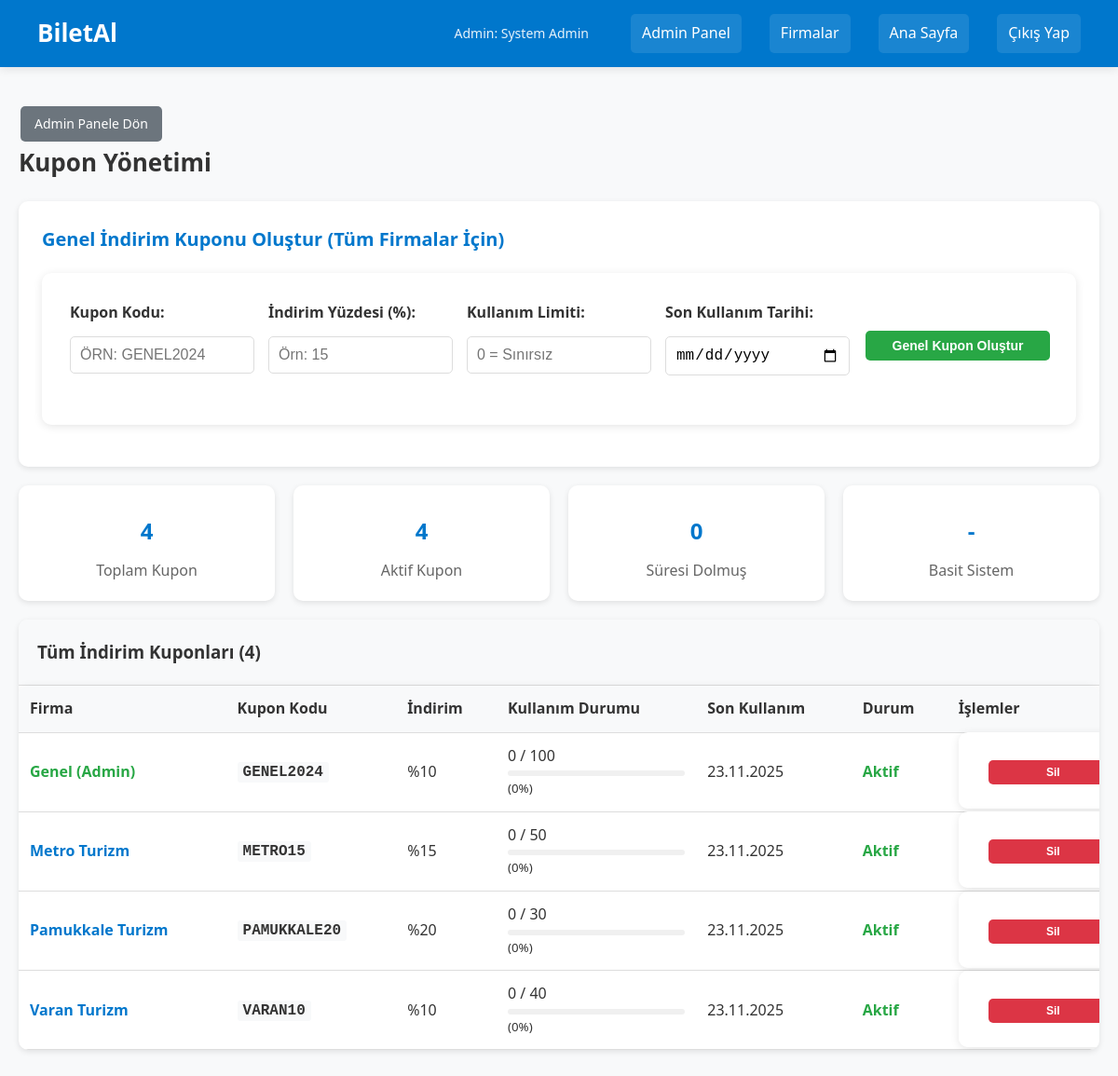
/admin/manage_coupons.php (signed in), run on the app's committed database.
### tables this page shows
CREATE TABLE coupons (
    id INTEGER PRIMARY KEY AUTOINCREMENT,
    code TEXT UNIQUE NOT NULL,
    discount_percent INTEGER NOT NULL,
    expiry_date DATE,
    created_at TIMESTAMP DEFAULT CURRENT_TIMESTAMP
, company_id INTEGER, max_uses INTEGER DEFAULT 0, used_count INTEGER DEFAULT 0);

CREATE TABLE companies (
    id INTEGER PRIMARY KEY AUTOINCREMENT,
    name TEXT NOT NULL,
    address TEXT,
    phone TEXT,
    created_at TIMESTAMP DEFAULT CURRENT_TIMESTAMP
);

### admin/manage_coupons.php (the view, shortened to what this page needs)
<?php
require '../config.php';
$stmt = $db->prepare("
    SELECT c.*, comp.name as company_name,
           COALESCE(c.max_uses, 0) as max_uses,
           COALESCE(c.used_count, 0) as used_count
    FROM coupons c
    LEFT JOIN companies comp ON c.company_id = comp.id
    ORDER BY c.created_at DESC
");
$stmt->execute();
$coupons = $stmt->fetchAll(PDO::FETCH_ASSOC);
?>
<!DOCTYPE html>
<html lang="tr">
<head>
    <link rel="stylesheet" href="../style.css">
</head>
<body>
<header>
    <h1><a href="../index.php">BiletAl</a></h1>
    <div class="nav-buttons">
        <span class="user-welcome">Admin: <?= htmlspecialchars($_SESSION['full_name'] ?? $_SESSION['email']) ?></span>
        <a href="admin_panel.php">Admin Panel</a>
        <a href="manage_companies.php">Firmalar</a>
        <a href="../index.php">Ana Sayfa</a>
        <a href="../logout.php">Çıkış Yap</a>
    </div>
</header>
<div class="admin-container">
    <a href="admin_panel.php" class="btn btn-secondary">Admin Panele Dön</a>
    <h1>Kupon Yönetimi</h1>
    <div class="form-container" style="background: #fff; border-radius: 10px; padding: 25px; box-shadow: 0 2px 6px rgba(0,0,0,0.1); margin: 20px 0;">
        <h3>Genel İndirim Kuponu Oluştur (Tüm Firmalar İçin)</h3>
        <form method="POST">
            <div style="display: flex; gap: 15px; margin-bottom: 15px;">
                <div style="flex: 1;">
                    <label style="display: block; margin-bottom: 5px; font-weight: bold; color: #333;">Kupon Kodu:</label>
                    <input type="text" name="code" placeholder="Örn: GENEL2024" required
                           value="<?= htmlspecialchars($_POST['code'] ?? '') ?>"
                           style="width: 100%; padding: 10px; border: 1px solid #ddd; border-radius: 5px; text-transform: uppercase;">
                </div>
                <div style="flex: 1;">
                    <label style="display: block; margin-bottom: 5px; font-weight: bold; color: #333;">İndirim Yüzdesi (%):</label>
                    <input type="number" name="discount_percent" min="1" max="100" required
                           value="<?= htmlspecialchars($_POST['discount_percent'] ?? '') ?>" placeholder="Örn: 15"
                           style="width: 100%; padding: 10px; border: 1px solid #ddd; border-radius: 5px;">
                </div>
                <div style="flex: 1;">
                    <label style="display: block; margin-bottom: 5px; font-weight: bold; color: #333;">Kullanım Limiti:</label>
                    <input type="number" name="max_uses" min="0" placeholder="0 = Sınırsız"
                           value="<?= htmlspecialchars($_POST['max_uses'] ?? '') ?>"
                           style="width: 100%; padding: 10px; border: 1px solid #ddd; border-radius: 5px;">
                </div>
                <div style="flex: 1;">
                    <label style="display: block; margin-bottom: 5px; font-weight: bold; color: #333;">Son Kullanım Tarihi:</label>
                    <input type="date" name="expiry_date" required
                           value="<?= htmlspecialchars($_POST['expiry_date'] ?? '') ?>"
                           style="width: 100%; padding: 10px; border: 1px solid #ddd; border-radius: 5px;">
                </div>
                <div style="flex: 1;">
                    <label style="display: block; margin-bottom: 5px; color: transparent;">.</label>
                    <button type="submit" name="add_general_coupon" class="btn btn-success" style="width: 100%; background: #28a745;">
                        Genel Kupon Oluştur
                    </button>
                </div>
            </div>
        </form>
    </div>
    <div class="stats-row">
        <?php
        $total_coupons = count($coupons);
        $expired_coupons = count(array_filter($coupons, fn($c) => strtotime($c['expiry_date']) <= time()));
        $active_coupons = $total_coupons - $expired_coupons;
        ?>
        <div class="stat-card">
            <div class="stat-number"><?= $total_coupons ?></div>
            <div class="stat-label">Toplam Kupon</div>
        </div>
        <div class="stat-card">
            <div class="stat-number"><?= $active_coupons ?></div>
            <div class="stat-label">Aktif Kupon</div>
        </div>
        <div class="stat-card">
            <div class="stat-number"><?= $expired_coupons ?></div>
            <div class="stat-label">Süresi Dolmuş</div>
        </div>
        <div class="stat-card">
            <div class="stat-number">-</div>
            <div class="stat-label">Basit Sistem</div>
        </div>
    </div>
    <div class="coupons-table">
        <h3 style="padding: 20px; margin: 0; background: #f8f9fa; border-bottom: 1px solid #ddd;">
            Tüm İndirim Kuponları (<?= count($coupons) ?>)
        </h3>
        <?php if (empty($coupons)): ?>
            <div style="padding: 40px; text-align: center; color: #666;">
                Henüz kupon oluşturulmamış.
            </div>
        <?php else: ?>
            <table class="table">
                <thead>
                    <tr>
                        <th>Firma</th>
                        <th>Kupon Kodu</th>
                        <th>İndirim</th>
                        <th>Kullanım Durumu</th>
                        <th>Son Kullanım</th>
                        <th>Durum</th>
                        <th>İşlemler</th>
                    </tr>
                </thead>
                <tbody>
                    <?php foreach ($coupons as $coupon):
                        $is_expired = strtotime($coupon['expiry_date']) < time();
                        $max_uses = $coupon['max_uses'] ?? 0;
                        $used_count = $coupon['used_count'] ?? 0;
                        $is_limit_reached = ($max_uses > 0 && $used_count >= $max_uses);
                        $usage_percent = $max_uses > 0 ? round(($used_count / $max_uses) * 100) : 0;
                    ?>
                        <tr style="<?= ($is_expired || $is_limit_reached) ? 'opacity: 0.6;' : '' ?>">
                            <td>
                                <?php if ($coupon['company_name']): ?>
                                    <span class="company-name"><?= htmlspecialchars($coupon['company_name']) ?></span>
                                <?php else: ?>
                                    <span style="color: #28a745; font-weight: bold;">Genel (Admin)</span>
                                <?php endif; ?>
                            </td>
                            <td>
                                <span class="coupon-code"><?= htmlspecialchars($coupon['code']) ?></span>
                            </td>
                            <td>%<?= $coupon['discount_percent'] ?></td>
                            <td>
                                <?= $used_count ?> / <?= $max_uses > 0 ? $max_uses : '∞' ?>
                                <?php if ($max_uses > 0): ?>
                                    <br><div style="background: #f0f0f0; border-radius: 10px; height: 6px; margin-top: 3px;">
                                    </div>
                                    <small>(<?= $usage_percent ?>%)</small>
                                <?php endif; ?>
                            </td>
                            <td><?= date('d.m.Y', strtotime($coupon['expiry_date'])) ?></td>
                            <td>
                                <?php if (!$is_expired && !$is_limit_reached): ?>
                                    <span class="status-active">Aktif</span>
                                <?php else: ?>
                                    <span class="status-inactive">
                                        <?= $is_expired ? 'Süresi Dolmuş' : 'Limit Doldu' ?>
                                    </span>
                                <?php endif; ?>
                            </td>
                            <td>
                                <form method="POST" style="display: inline;"
                                      onsubmit="return confirm('Bu kuponu silmek istediğinizden emin misiniz?')">
                                    <button type="submit" name="delete_coupon" class="btn btn-danger">Sil</button>
                                </form>
                            </td>
                        </tr>
                    <?php endforeach; ?>
                </tbody>
            </table>
        <?php endif; ?>
    </div>
</div>
</body>
</html>

### style.css (style rules this page uses)
* { margin: 0; padding: 0; box-sizing: border-box; }
body { font-family: 'Segoe UI', Tahoma, Geneva, Verdana, sans-serif; background-color: #f8f9fa; line-height: 1.6; color: #333; }
header { background: linear-gradient(135deg, #0077cc, #005fa3); padding: 15px 40px; display: flex; justify-content: space-between; align-items: center; color: white; box-shadow: 0 2px 10px rgba(0,0,0,0.1); }
header h1 { margin: 0; font-size: 26px; }
header h1 a { color: inherit; text-decoration: none; transition: opacity 0.3s; }
.nav-buttons { display: flex; align-items: center; gap: 15px; }
.nav-buttons a { color: white; text-decoration: none; padding: 8px 15px; border-radius: 5px; background: rgba(255,255,255,0.1); transition: background 0.3s; }
.user-welcome { font-size: 14px; opacity: 0.9; }
form { background: white; padding: 30px; border-radius: 10px; box-shadow: 0 2px 10px rgba(0,0,0,0.1); margin-bottom: 20px; }
form input, form select, form textarea, form button { width: 100%; padding: 12px; margin: 8px 0; border: 2px solid #ddd; border-radius: 5px; font-size: 16px; }
form button { background: #0077cc; color: white; border: none; cursor: pointer; font-weight: bold; transition: background 0.3s; }
.btn { display: inline-block; padding: 10px 20px; background: #0077cc; color: white; text-decoration: none; border-radius: 5px; border: none; cursor: pointer; font-size: 14px; transition: background 0.3s; }
.btn-success { background: #28a745; }
.btn-danger { background: #dc3545; }
.btn-secondary { background: #6c757d; }
table { width: 100%; border-collapse: collapse; background: white; border-radius: 10px; overflow: hidden; box-shadow: 0 2px 10px rgba(0,0,0,0.1); }
table th, table td { padding: 12px; text-align: left; border-bottom: 1px solid #ddd; }
table th { background: #f8f9fa; font-weight: bold; color: #333; }
.stat-card, .stat-box { background: white; padding: 20px; border-radius: 10px; box-shadow: 0 2px 10px rgba(0,0,0,0.1); text-align: center; }
.stat-number { font-size: 32px; font-weight: bold; color: #28a745; margin: 10px 0; }
.admin-container, .admin-dashboard { max-width: 1200px; margin: 20px auto; padding: 20px; }
.form-container { background: white; padding: 25px; border-radius: 10px; box-shadow: 0 2px 10px rgba(0,0,0,0.1); margin-bottom: 25px; }
.form-container h3 { color: #0077cc; margin-bottom: 20px; font-size: 20px; }
.table tbody td:last-child { white-space: nowrap; }
.table tbody td:last-child form { display: inline-block; margin: 0; }
.table tbody td:last-child .btn { padding: 6px 12px; font-size: 12px; margin: 0 2px; }
.admin-container .btn { display: inline-block; padding: 8px 15px; margin: 2px; background: #0077cc; color: white; text-decoration: none; border-radius: 5px; border: none; cursor: pointer; font-size: 14px; transition: background 0.3s; }
.admin-container .btn-success { background: #28a745; }
.admin-container .btn-danger { background: #dc3545; }
.admin-container .btn-secondary { background: #6c757d; }

### data on the page
coupons: shows "Genel (Admin)", code "GENEL2024", discount_percent "10", used_count "0", max_uses "100", usage_percent "0", expiry_date "23.11.2025", shows "Aktif"
coupons: company.name "Metro Turizm", code "METRO15", discount_percent "15", used_count "0", max_uses "50", usage_percent "0", expiry_date "23.11.2025", shows "Aktif"
coupons: company.name "Pamukkale Turizm", code "PAMUKKALE20", discount_percent "20", used_count "0", max_uses "30", usage_percent "0", expiry_date "23.11.2025", shows "Aktif"
coupons: company.name "Varan Turizm", code "VARAN10", discount_percent "10", used_count "0", max_uses "40", usage_percent "0", expiry_date "23.11.2025", shows "Aktif"

### other printed values
$_SESSION['full_name'] "System Admin"
$total_coupons "4"
$active_coupons "4"
$expired_coupons "0"
count($coupons) "4"
